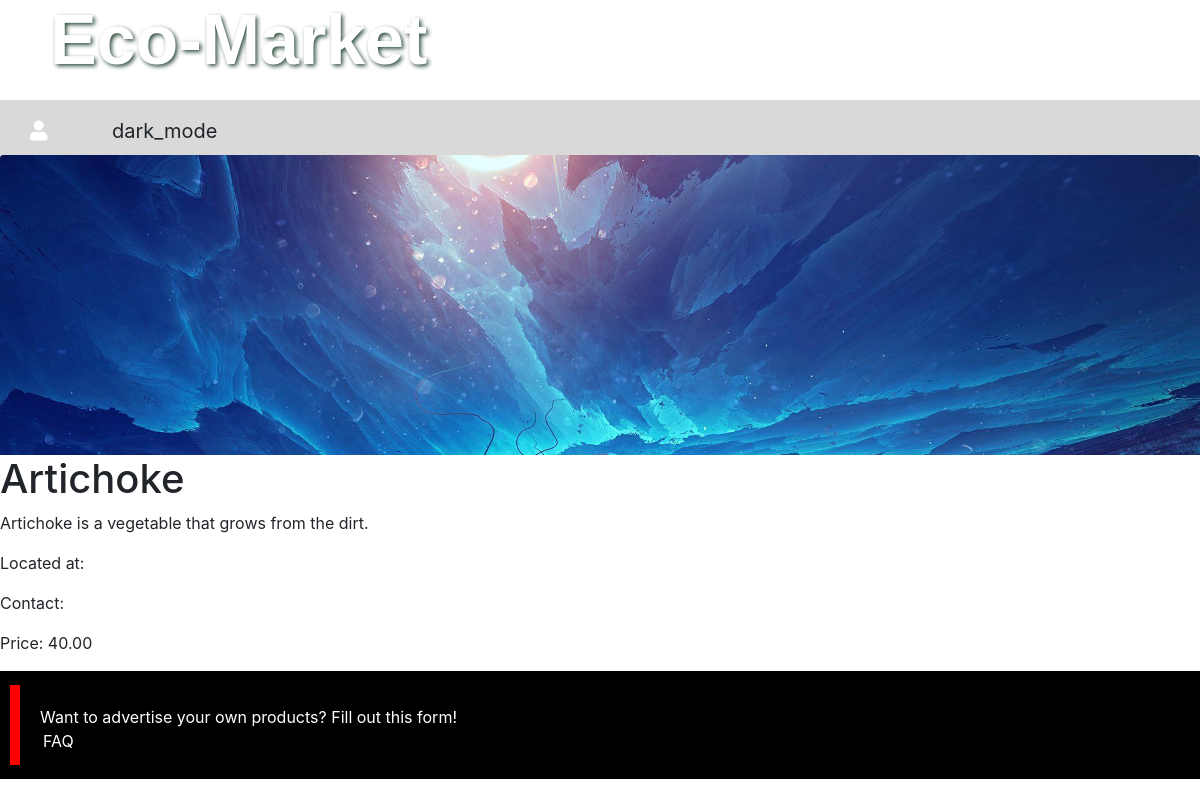
The page /product/Artichoke on the database as committed earlier.
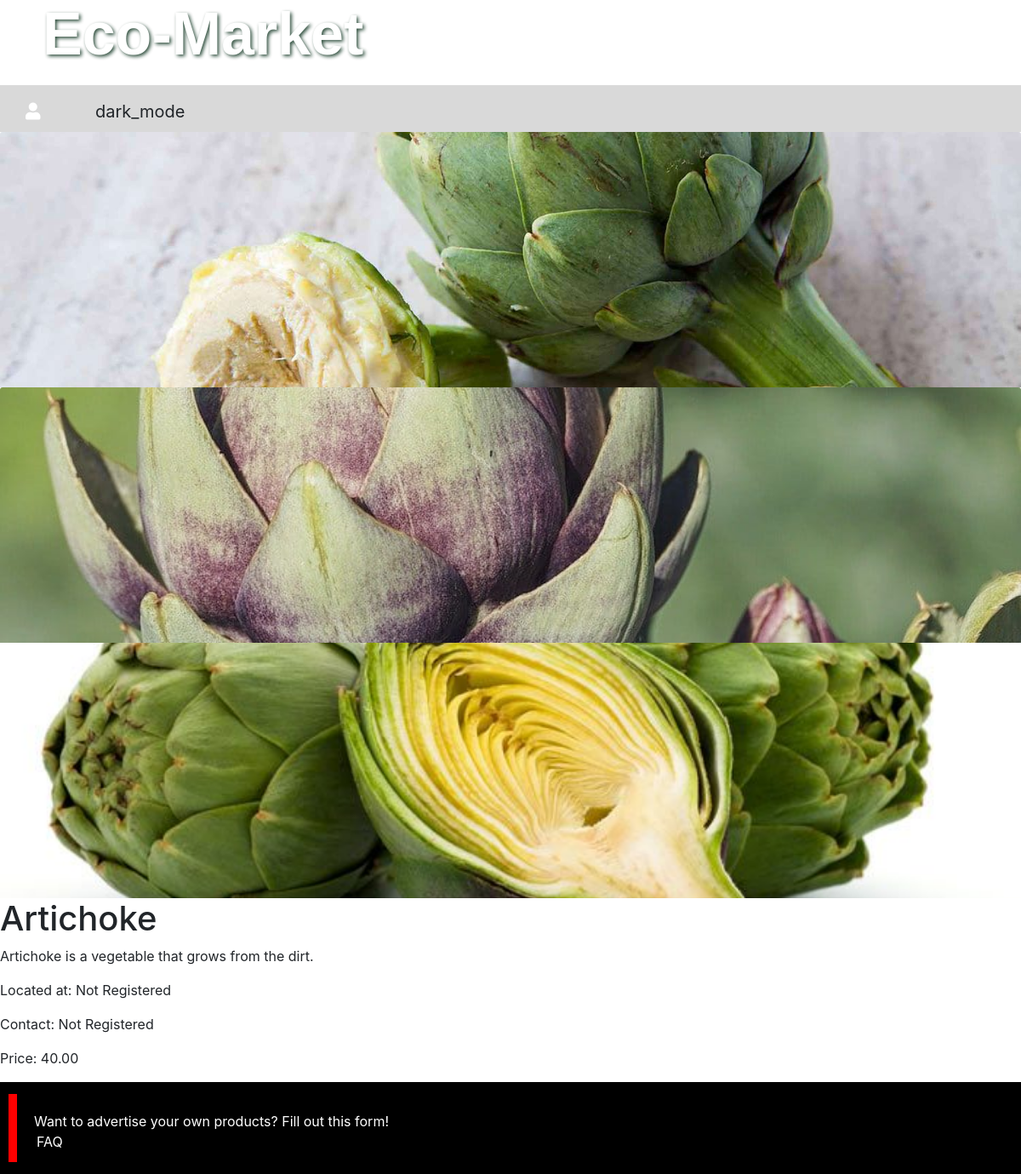
The same page on the database as committed later.
### products/models.py (models this page shows, shortened)
class ProductImage(models.Model):
    product = models.ForeignKey(
        Product, on_delete=models.CASCADE, related_name="product_image"
    )
    image = models.ImageField(
        verbose_name=("images"),
        help_text=("upload the product image"),
        upload_to="images",
        default="images/default.png",
    )
    alt_text = models.CharField(
        verbose_name=("Alternative Text"),
        help_text=("Please add alternative text"),
        max_length=255,
        null=True,
        blank=True,
    )
    is_feature = models.BooleanField(default=False)
    created_at = models.DateTimeField(auto_now_add=True, editable=False)
    UPDATED_at = models.DateTimeField(auto_now=True)
    class Meta:
        verbose_name = "product Image"
        verbose_name_plural = "product Images"

class Product(models.Model):
    product_type = models.ForeignKey(
        ProductType, related_name="categories", on_delete=models.RESTRICT
    )
    category = models.ForeignKey(
        Category, related_name="product_types", on_delete=models.RESTRICT
    )
    title = models.CharField(
        verbose_name=("Title"), help_text=("required"), max_length=255
    )
    description = models.TextField(
        verbose_name=("description"), help_text=("not required"), blank=True
    )
    location = models.CharField(
        verbose_name=("location"), help_text=("required"), blank=True, max_length=255
    )
    contact = models.CharField(
        verbose_name=("contact"), help_text=("required"), blank=True, max_length=255
    )
    slug = models.SlugField(max_length=255)
    regular_price = models.DecimalField(
        verbose_name=("Regular Price"),
        help_text=("Maximum 99,999"),
        error_messages={
            "name": {
                "max_length": ("THe price should be between 0 and 99,999"),
            },
        },
        max_digits=6,
        decimal_places=2,
    )
    discount_price = models.DecimalField(
        verbose_name=("Discount Price"),
        help_text=("Maximum 99,999"),
        error_messages={
            "name": {
                "max_length": ("The price should be between 0 and 99,999"),
            },
        },
        max_digits=6,
        decimal_places=2,
    )
    is_active = models.BooleanField(
        verbose_name=("Product visibility"),
        help_text=("Change product visibility"),
        default=True,
    )
    created_at = models.DateTimeField(("Created at"), auto_now_add=True, editable=False)
    updated_at = models.DateTimeField(("Updated at"), auto_now=True)
    class Meta:
        ordering = ["-created_at"]
        verbose_name = "Product"
        verbose_name_plural = "Products"

### products/views.py (the view)
# urls.py: path("product/<slug:slug>", views.product_detail, name="product_detail"),
def product_detail(request, slug):
    product = get_object_or_404(Product, slug=slug, is_active=True)
    template_name = "single.html"
    context = {
        "product": product,
        "template_name": template_name,
    }
    return render(request, "single.html", {"product": product})

### templates/single.html (shortened to what this page needs)
{% extends 'base.html' %}
{% block content %}
<div class="product-container">
  <div class="product-image">
    {% for image in product.product_image.all %} {% if image.is_feature %}
    <img
      class="card-img-top custom-img"
      width="200px"
      height="200px"
      src="{{ image.image.url }}"
      alt="{{ image.image.alt_text }}"
    />
    {% else %}
    <img
      class="card-img-top custom-img"
      width="100px"
      height="100px"
      src="{{ image.image.url }}"
      alt="{{ image.image.alt_text }}"
    />
    {% endif %} {% endfor %}
  </div>
  <div class="product-details">
    <h1>{{ product.title }}</h1>
    <p>{{ product.description }}</p>
    <p>Located at: {{ product.location }}</p>
    <p>Contact: {{ product.contact }}</p>
    <p>Price: {{ product.regular_price }}</p>
  </div>
</div>
{% endblock %}

### templates/base.html (shortened to what this page needs)
<!DOCTYPE html>
<html>
  <head>
    {% load static %}
    <link
      rel="stylesheet"
      href="https://cdn.jsdelivr.net/npm/bootstrap@4.0.0/dist/css/bootstrap.min.css"
    />
    <link rel="stylesheet" href="{% static 'index.css' %}" />
    <link
      rel="stylesheet"
      href="https://cdnjs.cloudflare.com/ajax/libs/font-awesome/5.15.4/css/all.min.css"
    />
    <link
    rel="stylesheet"
    href="https://cdnjs.cloudflare.com/ajax/libs/font-awesome/5.15.4/css/all.min.css"
  />
  <link
  rel="stylesheet"
  href="https://cdn.jsdelivr.net/npm/bootstrap@4.0.0/dist/css/bootstrap.min.css"
  />
  <link
  rel="stylesheet"
  href="https://cdnjs.cloudflare.com/ajax/libs/font-awesome/5.15.4/css/all.min.css"
  />
  </head>
  <body>
    <nav class="navbar">
      <div class="text-wrapper">
        <a href="{% url 'homepage' %}">Eco-Market</a>
      </div>
    </nav>
  <div class="rectangle">
    <div class="btn">
      {% if user.is_authenticated %}
      <div class="button-container">
      </div><a href="{% url 'products' %}" class="btn btn-white btn-lg">
          <i class="fa fa-plus"></i>
        </a>
        <a href="{% url 'AccountSetting' %}" class="btn btn-white btn-lg">
          <i class="fa fa-user"></i>
        </a><a onclick="toggleDarkMode()" class="material-symbols-outlined btn btn-white btn-lg mx-3">
        <span id="darkModeIcon">dark_mode</span>
      </a>
      {% else %}
      <a href="/register" class="btn btn-white btn-lg">
        <i class="fa fa-user"></i></a>
        <a onclick="toggleDarkMode()" class="material-symbols-outlined btn btn-white btn-lg mx-3">
        <span id="darkModeIcon">dark_mode</span>
      </a>
      {% endif %}
    </div></div>
    <body>
    {% block content %}
    {% endblock %}
    <footer>
      <div class="footer-content">
        <div class="vertical-bar"></div>
        <p><a href="https://forms.gle/ZaUxa64tCZ3FMuMG9" target="_blank" class="transparent-link">
          <br> Want to advertise your own products? Fill out this form!
          <br><a href="/FAQ" class="transparent-link">FAQ</a></a></p><br>
      </div>
    </footer>
  </head>
</body>
</html>

### static/css/index.css (style rules this page uses)
body, html { margin: 0; padding: 0; height: 100%; background: rgb(255, 255, 255); background-image: rgb(226, 204, 207); }
.navbar { background-image: url("http://content.kens5.com/photo/2017/10/22/vegetables_1508727313637_11456014_ver1.0.jpg"); background-repeat: no-repeat; background-size: cover; color: white; font-weight: bold; background-position: center; display: flex; height: 100px; width: auto; opacity: 0.85; }
.rectangle { height: 55px !important; width:absolute; background-color: #D9D9D9; }
.btn-white { color: white; font-size: 1.8rem; margin-right: 10px; }
body { background-color: #ffffff; color: #000000; }
.rectangle { width: auto; height: 30px; }
.text-wrapper { position: absolute; top: 0; left: 50px; text-shadow: 2px 2px 4px #0c311d; font-family: "Inter-Bold", Helvetica; font-weight: 700; color: #ffffff; font-size: 70px; letter-spacing: 0; line-height: normal; }
.btn { display: flex; justify-content: right; align-items: right; text-align: right; }
footer { background-color: black; padding: 10px; position: bottom; bottom: 0; left: 0; width: 100%; }
.footer-content { display: flex; align-items: center; }
.vertical-bar { width: 10px; height: 80px; background-color: red; margin-right: 20px; }
.transparent-link { color: white; text-decoration: none; padding: 3px; transition: background-color 0.3s; }
.text-wrapper a { color: inherit; text-decoration:none; }
.custom-img { object-fit: cover; height: 300px; width: 300px; }

Rows that differ between the two databases and show on the page:
changed ProductImage (number 1 of 3 on the later page): image: a different picture
added ProductImage: image (picture)
added ProductImage: image (picture)
changed Product "Artichoke": location (not shown) → "Not Registered"; contact (not shown) → "Not Registered"
